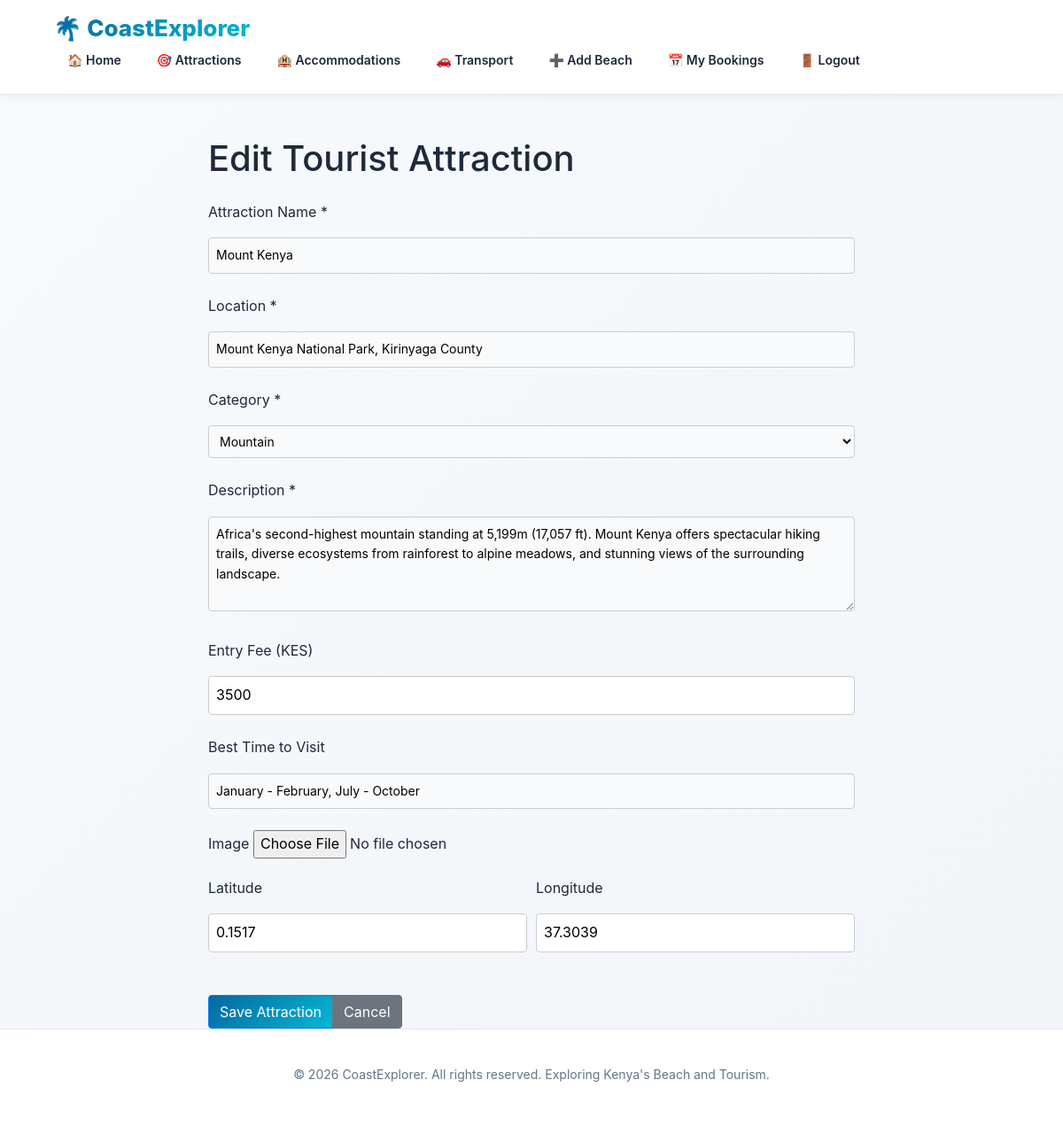
Page /attraction/update/1/ (signed in) on the committed database.
### tourism/models.py (models this page shows, shortened)
class TouristAttraction(models.Model):
    CATEGORY_CHOICES = [
        ('national_park', 'National Park'),
        ('wildlife', 'Wildlife Reserve'),
        ('cultural', 'Cultural Site'),
        ('mountain', 'Mountain'),
        ('waterfall', 'Waterfall'),
        ('island', 'Island'),
        ('historical', 'Historical Site'),
        ('other', 'Other'),
    ]
    name = models.CharField(max_length=100)
    location = models.CharField(max_length=100)
    category = models.CharField(max_length=20, choices=CATEGORY_CHOICES)
    description = models.TextField()
    entry_fee = models.IntegerField(default=0)
    best_time_to_visit = models.CharField(max_length=200, blank=True)
    image = models.ImageField(upload_to='attraction_images/', blank=True, null=True)
    latitude = models.FloatField(blank=True, null=True)
    longitude = models.FloatField(blank=True, null=True)
    created_at = models.DateTimeField(default=timezone.now)

### tourism/views.py (the view)
# urls.py: path('attraction/update/<int:id>/', views.update_attraction, name='update_attraction'),
@login_required
def update_attraction(request, id):
    attraction = get_object_or_404(TouristAttraction, id=id)
    form = AttractionForm(request.POST or None, request.FILES or None, instance=attraction)
    if form.is_valid():
        form.save()
        messages.success(request, 'Tourist attraction updated successfully.')
        return redirect('attraction_detail', id=attraction.id)
    return render(request, 'attraction_form.html', {'form': form, 'title': 'Edit Tourist Attraction'})

### tourism/forms.py
class AttractionForm(forms.ModelForm):
    class Meta:
        model = TouristAttraction
        fields = [
            'name',
            'location',
            'category',
            'description',
            'entry_fee',
            'best_time_to_visit',
            'image',
            'latitude',
            'longitude',
        ]
        widgets = {
            'description': forms.Textarea(attrs={'rows': 4}),
            'best_time_to_visit': forms.TextInput(attrs={'placeholder': 'e.g., June - October'}),
            'latitude': forms.NumberInput(attrs={'step': 'any'}),
            'longitude': forms.NumberInput(attrs={'step': 'any'}),
        }

### tourism/templates/attraction_form.html (shortened to what this page needs)
{% extends 'base.html' %}
{% block content %}
<div class="container mt-5">
    <div class="row justify-content-center">
        <div class="col-md-8">
            <h1>{{ title }}</h1>
            <form method="POST" enctype="multipart/form-data" class="mt-4">
                <div class="form-group">
                    <label for="{{ form.name.id_for_label }}">Attraction Name *</label>
                    {{ form.name }}
                </div>
                <div class="form-group">
                    <label for="{{ form.location.id_for_label }}">Location *</label>
                    {{ form.location }}
                </div>
                <div class="form-group">
                    <label for="{{ form.category.id_for_label }}">Category *</label>
                    {{ form.category }}
                </div>
                <div class="form-group">
                    <label for="{{ form.description.id_for_label }}">Description *</label>
                    {{ form.description }}
                </div>
                <div class="form-group">
                    <label for="{{ form.entry_fee.id_for_label }}">Entry Fee (KES)</label>
                    {{ form.entry_fee }}
                </div>
                <div class="form-group">
                    <label for="{{ form.best_time_to_visit.id_for_label }}">Best Time to Visit</label>
                    {{ form.best_time_to_visit }}
                </div>
                <div class="form-group">
                    <label for="{{ form.image.id_for_label }}">Image</label>
                    {{ form.image }}
                </div>
                <div class="form-row">
                    <div class="form-group col-md-6">
                        <label for="{{ form.latitude.id_for_label }}">Latitude</label>
                        {{ form.latitude }}
                    </div>
                    <div class="form-group col-md-6">
                        <label for="{{ form.longitude.id_for_label }}">Longitude</label>
                        {{ form.longitude }}
                    </div>
                </div>
                <div class="btn-group mt-4">
                    <button type="submit" class="btn btn-primary">Save Attraction</button>
                    <a href="{% url 'attractions' %}" class="btn btn-secondary">Cancel</a>
                </div>
            </form>
        </div>
    </div>
</div>
{% endblock %}

### tourism/templates/base.html (style rules this page uses)
:root { --primary-dark: #0f172a; --primary-blue: #0369a1; --accent-cyan: #06b6d4; --light-bg: #f8fafc; --white: #ffffff; --text-dark: #1e293b; --text-muted: #64748b; --border: #e2e8f0; --shadow-sm: 0 2px 8px rgba(15, 23, 42, 0.06); --shadow-md: 0 8px 20px rgba(15, 23, 42, 0.1); --shadow-lg: 0 20px 60px rgba(15, 23, 42, 0.12); }
* { margin: 0; padding: 0; box-sizing: border-box; }
html, body { scroll-behavior: smooth; }
body { background: linear-gradient(135deg, #f8fafc 0%, #f1f5f9 100%); color: var(--text-dark); font-family: -apple-system, BlinkMacSystemFont, 'Segoe UI', 'Roboto', 'Oxygen', 'Ubuntu', 'Cantarell', sans-serif; line-height: 1.6; min-height: 100vh; display: flex; flex-direction: column; }
.controls input, .controls select, input[type="text"], input[type="email"], input[type="password"], textarea, select { padding: 12px 16px; border: 1px solid var(--border); border-radius: 10px; outline: none; font-family: inherit; font-size: 14px; transition: all 0.3s ease; background: var(--light-bg); }
.controls button, button { padding: 12px 24px; border: none; background: linear-gradient(135deg, var(--primary-blue) 0%, var(--accent-cyan) 100%); color: var(--white); border-radius: 10px; cursor: pointer; font-weight: 600; font-size: 14px; transition: all 0.3s ease; }

### tourism/templates/attraction_form.html (style rules this page uses)
input[type="text"], input[type="number"], select, textarea { width: 100%; padding: 0.5rem; border: 1px solid #ccc; border-radius: 0.25rem; margin-top: 0.5rem; margin-bottom: 0.5rem; }

### rows in the picture
TouristAttraction: name "Mount Kenya", location "Mount Kenya National Park, Kirinyaga County", category "Mountain", description "Africa's second-highest mountain standing at 5,199m (17,057 ft). Mount Kenya offers spectacular hiking trails, diverse ecosystems from rainforest to alpine meadows, and stunning views of the surrounding landscape.", entry_fee "3500", best_time_to_visit "January - February, July - October", latitude "0.1517", longitude "37.3039"

### other values in the picture
{{ title }} "Edit Tourist Attraction"
